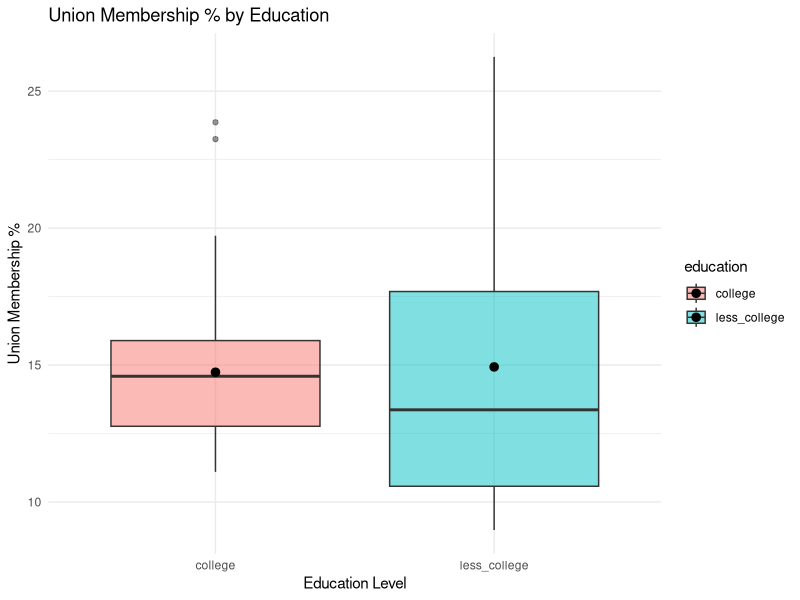
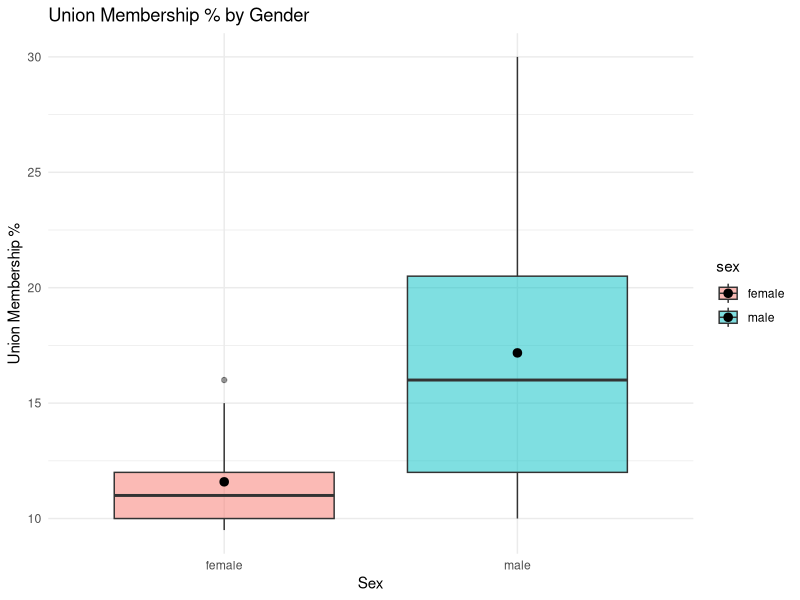
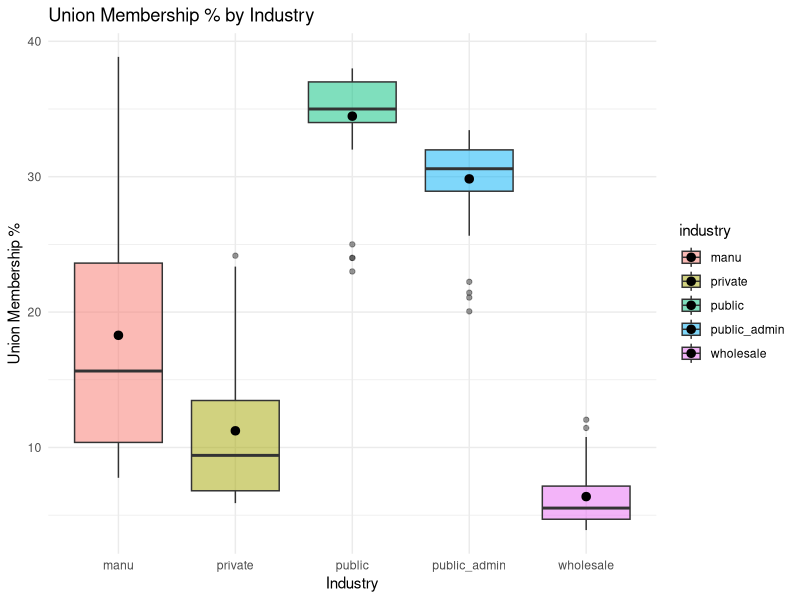
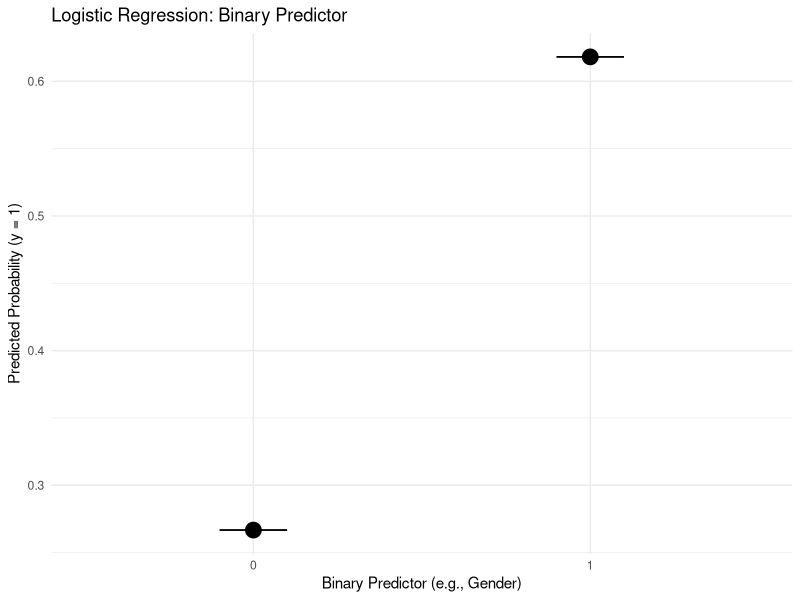
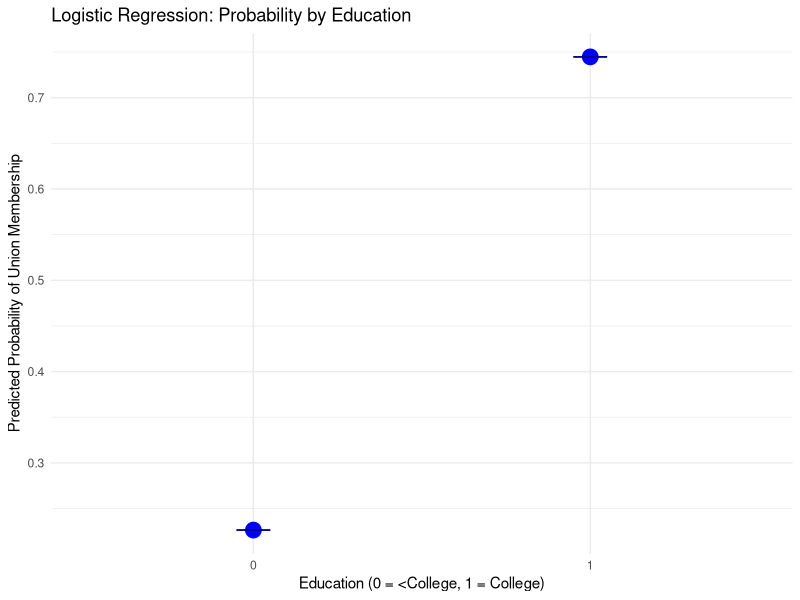
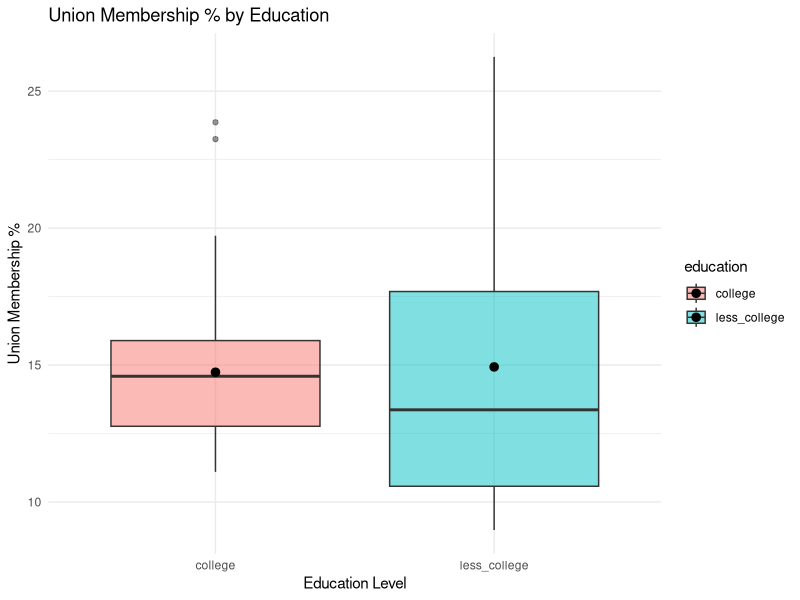
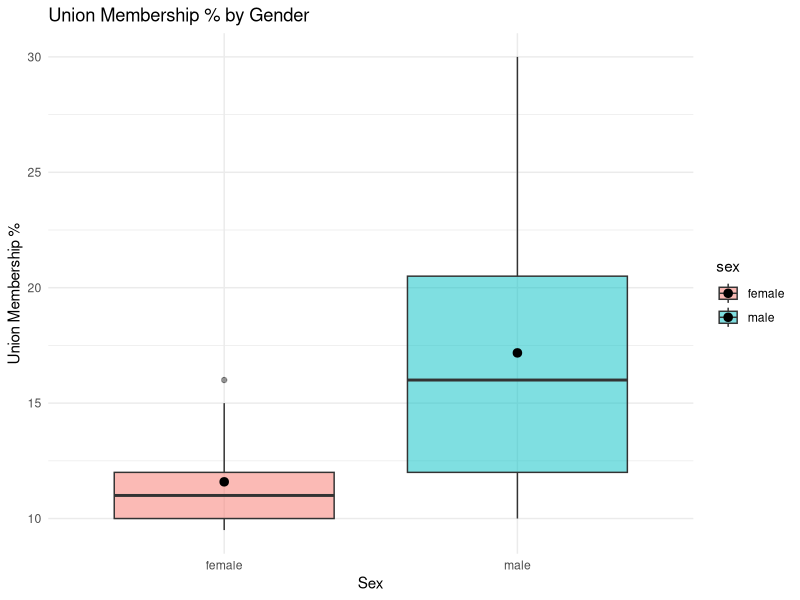
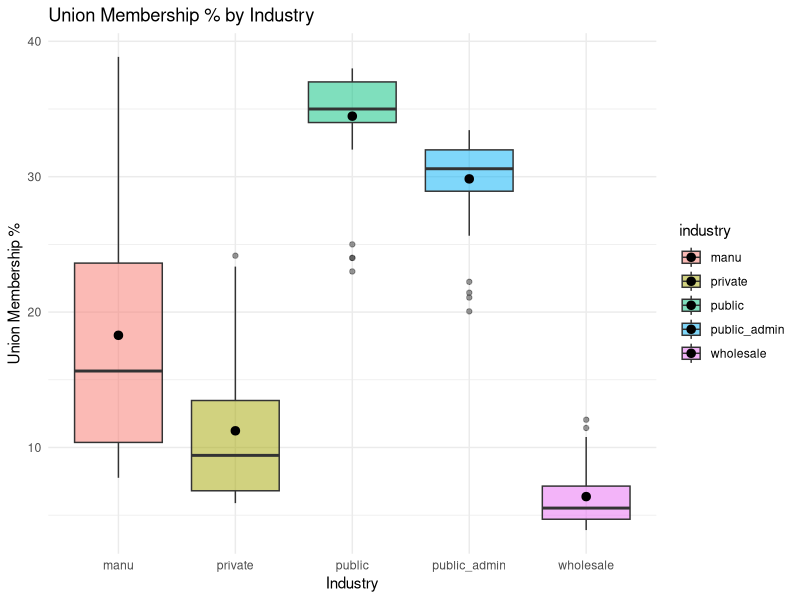

Write the R code that produced these figures, in order.
## ---- chunk 1
#load packages and read data
library(tidyverse)

education_data <- read_csv(file="../Project 1/Data/education_data.csv")
sex_data <- read_csv(file="../Project 1/Data/sex_data.csv")
industry_data <- read_csv(file="../Project 1/Data/industry_data.csv")

## ---- chunk 2

### Table for model with education

mod1<-lm(perc_mem~education, data=education_data)
summary(mod1)

### Table for model with gender

mod2<-lm(perc_mem~sex, data=sex_data)
summary(mod2)

### Table for model with industry

mod3<-lm(perc_mem~industry, data=industry_data)
summary(mod3)

library(ggplot2)
library(dplyr)
library(Hmisc)  # for mean_cl_boot

# Table 1: Boxplot by Education
plot1 <- ggplot(education_data, aes(x = education, y = perc_mem, fill = education)) +
  geom_boxplot(alpha = 0.5) +
  stat_summary(fun = mean, geom = "point", shape = 20, size = 4, color = "black") +
  labs(title = "Union Membership % by Education",
       x = "Education Level", y = "Union Membership %") +
  theme_minimal()

ggsave("table1_education.png", plot = plot1, width = 6, height = 4, dpi = 300)
print(plot1)
# Table 2: Boxplot by Sex
plot2 <- ggplot(sex_data, aes(x = sex, y = perc_mem, fill = sex)) +
  geom_boxplot(alpha = 0.5) +
  stat_summary(fun = mean, geom = "point", shape = 20, size = 4, color = "black") +
  labs(title = "Union Membership % by Gender",
       x = "Sex", y = "Union Membership %") +
  theme_minimal()

ggsave("table2_sex.png", plot = plot2, width = 6, height = 4, dpi = 300)
print(plot2)
# Table 3: Boxplot by Industry 
plot3 <- ggplot(industry_data, aes(x = industry, y = perc_mem, fill = industry)) +
  geom_boxplot(alpha = 0.5) +
  stat_summary(fun = mean, geom = "point", shape = 20, size = 4, color = "black") +
  labs(title = "Union Membership % by Industry",
       x = "Industry", y = "Union Membership %") +
  theme_minimal()

ggsave("table3_industry.png", plot = plot3, width = 7, height = 4, dpi = 300)
print(plot3)
# Table 4: Logistic Regression (Simulated Binary Predictor) 
set.seed(42)
x <- rbinom(100, 1, 0.5)
prob <- 1 / (1 + exp(-(-1 + 2 * x)))
y <- rbinom(100, 1, prob)
df1 <- data.frame(x = x, y = y)
model1 <- glm(y ~ x, data = df1, family = binomial)
df1$predicted <- predict(model1, type = "response")

plot4 <- ggplot(df1, aes(x = factor(x), y = predicted)) +
  stat_summary(fun = mean, geom = "point", size = 5) +
  stat_summary(fun.data = mean_cl_boot, geom = "errorbar", width = 0.2) +
  labs(x = "Binary Predictor (e.g., Gender)", y = "Predicted Probability (y = 1)",
       title = "Logistic Regression: Binary Predictor") +
  theme_minimal()
print(plot4)
ggsave("table4_logistic_binary.png", plot = plot4, width = 6, height = 4, dpi = 300)

# Table 5: Logistic Regression by Education 
set.seed(123)
n <- 100
education <- rbinom(n, 1, 0.5)
prob_union <- 1 / (1 + exp(-( -1 + 2 * education )))  
union_member <- rbinom(n, 1, prob_union)
df2 <- data.frame(union_member, education)
model2 <- glm(union_member ~ education, data = df2, family = binomial)
df2$predicted_prob <- predict(model2, type = "response")

plot5 <- ggplot(df2, aes(x = factor(education), y = predicted_prob)) +
  stat_summary(fun = mean, geom = "point", size = 5, color = "blue") +
  stat_summary(fun.data = mean_cl_boot, geom = "errorbar", width = 0.1, color = "darkblue") +
  labs(
    x = "Education (0 = <College, 1 = College)",
    y = "Predicted Probability of Union Membership",
    title = "Logistic Regression: Probability by Education"
  ) +
  theme_minimal()

ggsave("table5_logistic_education.png", plot = plot5, width = 6, height = 4, dpi = 300)
print(plot5)
